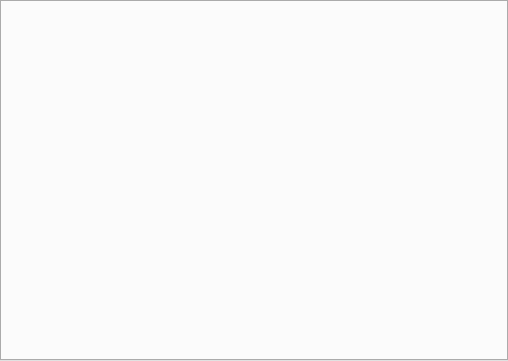
<?xml version="1.0" encoding="UTF-8"?>
<ui version="4.0">
 <class>main_widget</class>
 <widget class="MainWidget" name="main_widget">
  <property name="geometry">
   <rect>
    <x>0</x>
    <y>0</y>
    <width>508</width>
    <height>361</height>
   </rect>
  </property>
  <layout class="QHBoxLayout" name="horizontalLayout_2">
   <property name="spacing">
    <number>0</number>
   </property>
   <property name="leftMargin">
    <number>0</number>
   </property>
   <property name="topMargin">
    <number>0</number>
   </property>
   <property name="rightMargin">
    <number>0</number>
   </property>
   <property name="bottomMargin">
    <number>0</number>
   </property>
   <item>
    <widget class="QScrollArea" name="tree_and_grid_scrollarea">
     <property name="frameShape">
      <enum>QFrame::NoFrame</enum>
     </property>
     <property name="lineWidth">
      <number>0</number>
     </property>
     <property name="verticalScrollBarPolicy">
      <enum>Qt::ScrollBarAlwaysOff</enum>
     </property>
     <property name="horizontalScrollBarPolicy">
      <enum>Qt::ScrollBarAlwaysOff</enum>
     </property>
     <property name="widgetResizable">
      <bool>true</bool>
     </property>
     <property name="alignment">
      <set>Qt::AlignCenter</set>
     </property>
     <widget class="QWidget" name="tree_and_grid_container">
      <property name="geometry">
       <rect>
        <x>0</x>
        <y>0</y>
        <width>508</width>
        <height>361</height>
       </rect>
      </property>
      <layout class="QHBoxLayout" name="horizontalLayout">
       <property name="spacing">
        <number>0</number>
       </property>
       <property name="leftMargin">
        <number>0</number>
       </property>
       <property name="topMargin">
        <number>0</number>
       </property>
       <property name="rightMargin">
        <number>0</number>
       </property>
       <property name="bottomMargin">
        <number>0</number>
       </property>
       <item>
        <widget class="QTabWidget" name="tabs_widget">
         <property name="currentIndex">
          <number>-1</number>
         </property>
         <property name="tabsClosable">
          <bool>true</bool>
         </property>
        </widget>
       </item>
      </layout>
     </widget>
    </widget>
   </item>
  </layout>
 </widget>
 <customwidgets>
  <customwidget>
   <class>MainWidget</class>
   <extends>QWidget</extends>
   <header>main_widget.h</header>
   <container>1</container>
  </customwidget>
 </customwidgets>
 <resources/>
 <connections/>
</ui>
